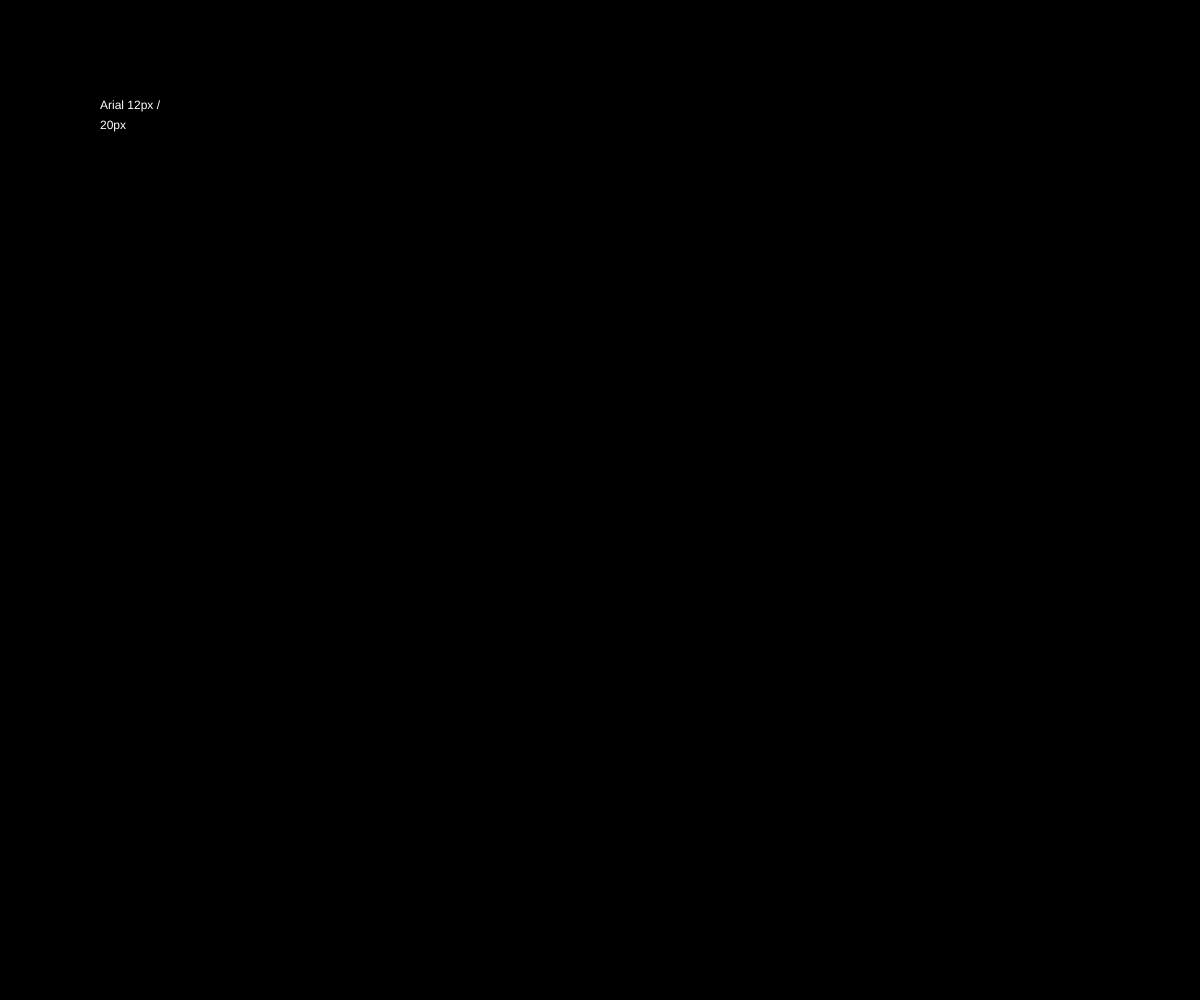
Frame 1 (no input)
Frame 60 (no input): identical to frame 1, image omitted
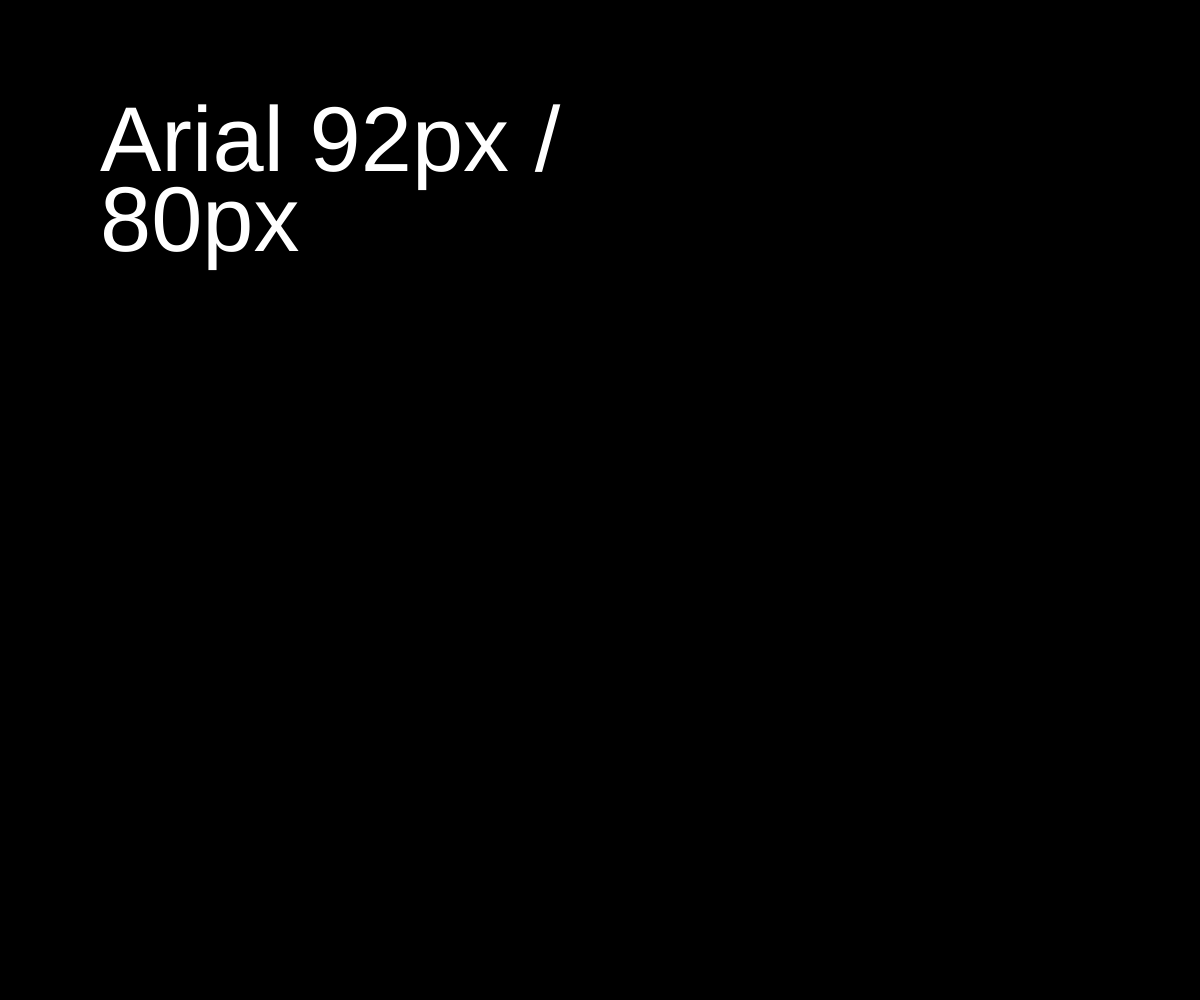
Frame 120 (the mouse pressed at the canvas centre since frame 60)

The p5.js sketch that drew these frames (run headless with seeded random() and noise() and a simulated clock; from frame 60 on, the mouse is pressed at the canvas centre):

// p5.js sketch
// ── sketch.js
var textSizeStore;

function setup() {
  createCanvas(windowWidth, windowHeight);
}

function draw() {
  background(0);
  fill(255);
  var textSizeStore = Math.round( (12 + (mouseX / width) * 160) * 10 ) / 10;
  var textLeadingStore = Math.round( (20 + (mouseY / height) * 120) * 10 ) / 10;
  textSize(textSizeStore);
  textLeading(textLeadingStore);
  text(`Arial ${textSizeStore}px /\n${textLeadingStore}px`, 100, 100, windowWidth-100, windowHeight-100);
}

function windowResized() {
  resizeCanvas(windowWidth, windowHeight);
}
